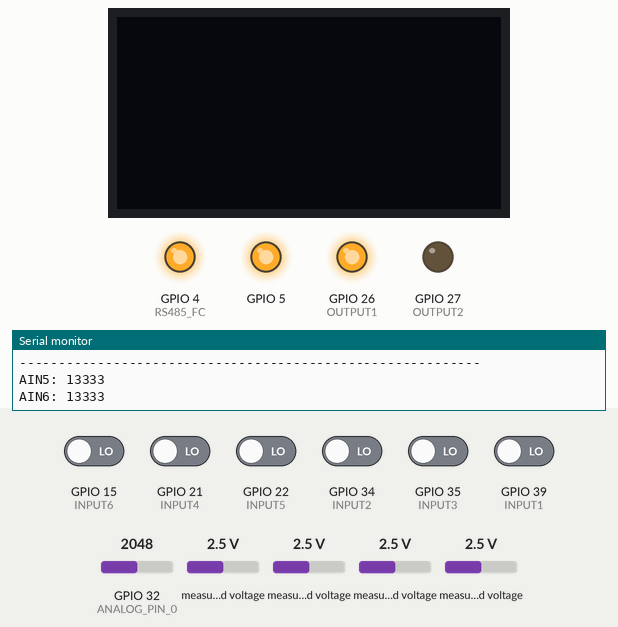
A sketch run on a simulated ESP32. Parts: 128×64 one-colour display, output pins drawn as LEDs (lit = HIGH), the last lines printed to the serial monitor. Inputs (shaded band) come from the test bench; at power-on: GPIO 15 (INPUT6), GPIO 21 (INPUT4), GPIO 22 (INPUT5), GPIO 34 (INPUT2), GPIO 35 (INPUT3), GPIO 39 (INPUT1) LOW, GPIO 32 (ANALOG_PIN_0) = 2048, measured voltage 2.5 V. The display library's start-up logo is not drawn; the local clock reads 2024-03-15 10:24:30 at power-on unless the sketch sets it; storage starts empty.

Above: at 7.4 s.
At 7.9 s:
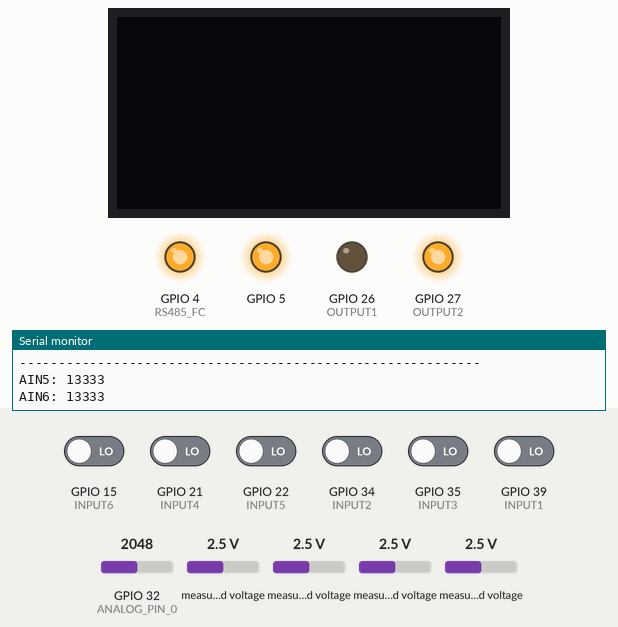
At 8.9 s:
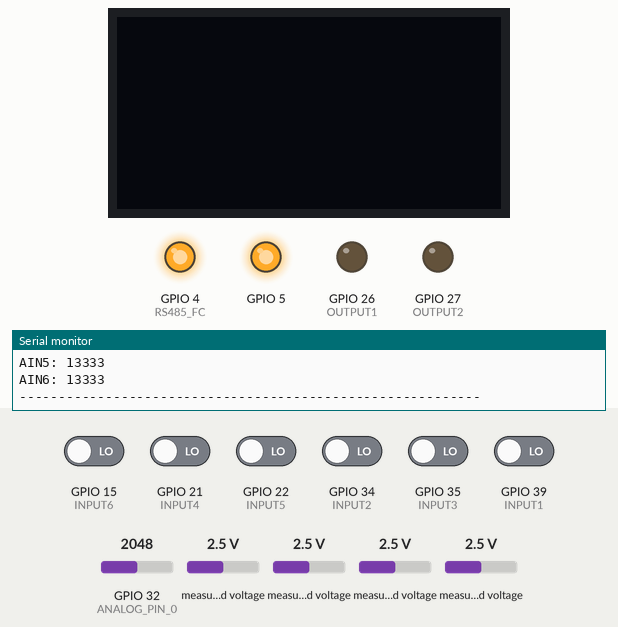
At 11.0 s:
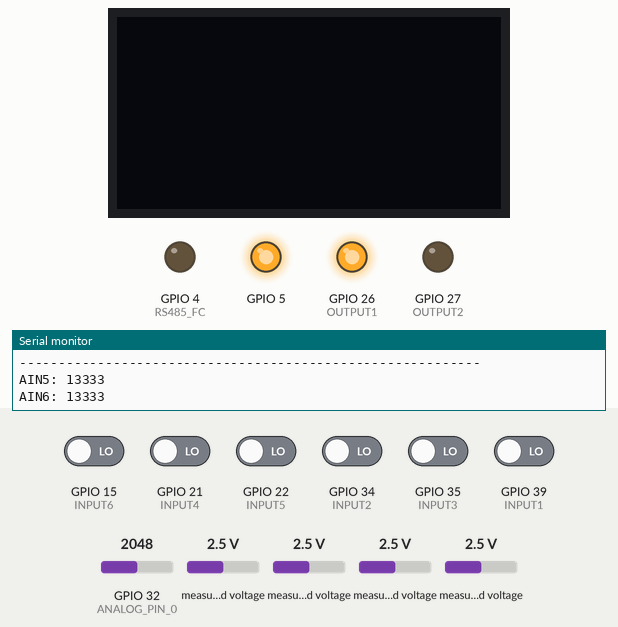
At 11.5 s:
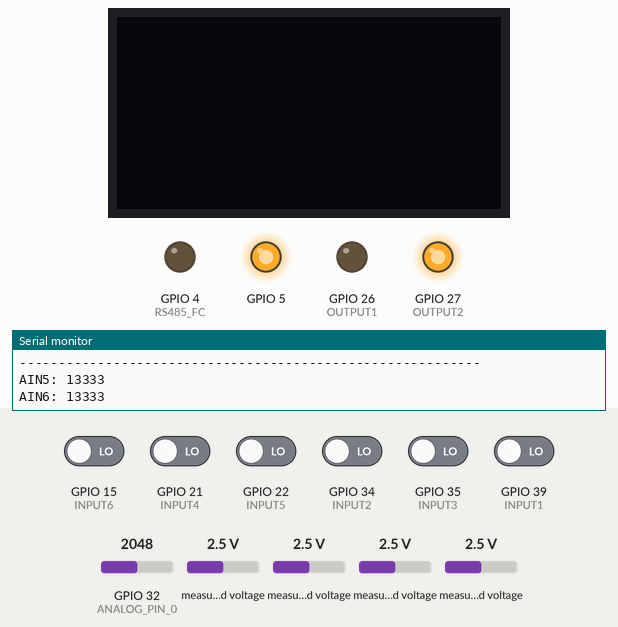
At 13.8 s:
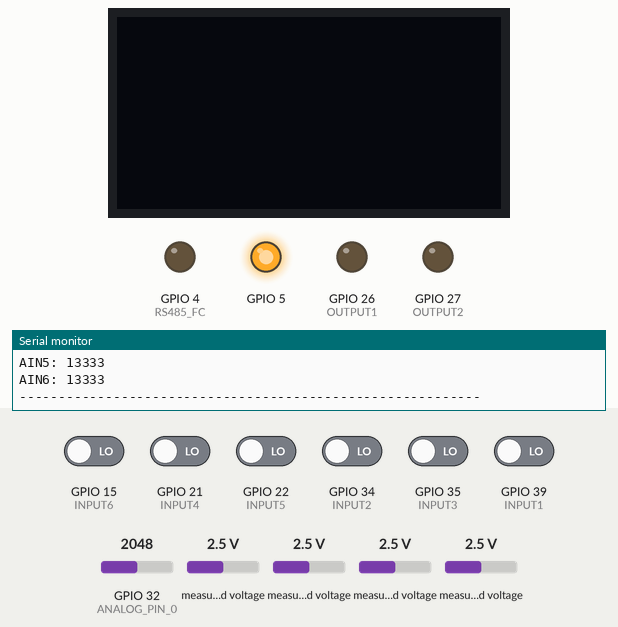
Timing chart, 0 to 15.4 s (numbered marks = the images above):
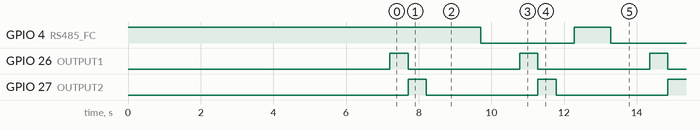

Measured:
- by itself, GPIO 4 (RS485_FC): alternates HIGH for 1.0 s and LOW for 2.6 s
- by itself, GPIO 26 (OUTPUT1), GPIO 27 (OUTPUT2): alternates HIGH for 0.50 s and LOW for 3.1 s

The sketch:

IIOT-AE04.ino
```cpp
/*
 * IIOT_AE04_FINAL TEST
 *
 */

#include <SPI.h>
#include <Wire.h>
#include <Adafruit_SSD1306.h>
#include <Adafruit_ADS1X15.h>
#include "SD.h"
#include "RTClib.h"

#define ANALOG_PIN_0 32

#define INPUT1 39
#define INPUT2 34
#define INPUT3 35
#define INPUT4 21
#define INPUT5 22
#define INPUT6 15

#define OUTPUT1 26
#define OUTPUT2 27

#define RS485_RX 13
#define RS485_TX 2
#define RS485_FC 4

#define SCREEN_WIDTH 128 // OLED display width, in pixels
#define SCREEN_HEIGHT 64 // OLED display height, in pixels

#define OLED_RESET     -1 // Reset pin # (or -1 if sharing Arduino reset pin)
Adafruit_SSD1306 display(SCREEN_WIDTH, SCREEN_HEIGHT, &Wire, OLED_RESET);

RTC_DS3231 rtc;
char daysOfTheWeek[7][12] = {"Sunday", "Monday", "Tuesday", "Wednesday", "Thursday", "Friday", "Saturday"};

Adafruit_ADS1115 ads1;
Adafruit_ADS1115 ads2;

int analog_value = 0;

int readSwitch(){
  analog_value = analogRead(ANALOG_PIN_0);
  return analog_value                                                                                                ; //Read analog
}

unsigned long int timer1 = 0;

// ================================================ SETUP ================================================
void setup() {
  Serial.begin(115200);

  pinMode(RS485_FC, OUTPUT);
  digitalWrite(RS485_FC, HIGH);  // RS-485

  Serial.println("Hello");
  Serial1.begin(9600, SERIAL_8N1, RS485_RX, RS485_TX);

  pinMode(OUTPUT1, OUTPUT);
  pinMode(OUTPUT2, OUTPUT);

  pinMode(5, OUTPUT);
  digitalWrite(5,HIGH);

  pinMode(INPUT1, INPUT);
  pinMode(INPUT2, INPUT);
  pinMode(INPUT3, INPUT);
  pinMode(INPUT4, INPUT);
  pinMode(INPUT5, INPUT);
  pinMode(INPUT6, INPUT);

  Wire.begin(16,17);
  display.begin(SSD1306_SWITCHCAPVCC, 0x3C);
  if(!display.begin(SSD1306_SWITCHCAPVCC, 0x3C)) { // Address 0x3D for 128x64
    Serial.println(F("SSD1306 allocation failed"));
    for(;;); // Don't proceed, loop forever
  }
  display.display();

  //int ads1 valu = 0;
  if (!ads1.begin(0x48)) {
    Serial.println("Failed to initialize ADS 1 .");
    while (1);
  }

  if (!ads2.begin(0x49)) {
    Serial.println("Failed to initialize ADS 1 .");
    while (1);
  }

  Wire.begin(16,17);

  RTC_Check();
  delay(1000);

  SD_CHECK();
  delay(1000);

  adcAttachPin(32);
  digitalWrite(RS485_FC, HIGH);   // RS-485
}

void loop() {

  int16_t adc0, adc1, adc2, adc3;
  Serial.println("-----------------------------------------------------------");
  Serial.print(digitalRead(INPUT1));
  Serial.print(digitalRead(INPUT2));
  Serial.print(digitalRead(INPUT3));
  Serial.print(digitalRead(INPUT4));
  Serial.print(digitalRead(INPUT5));
  Serial.print(digitalRead(INPUT6));
  Serial.println("");

  Serial.println("");
  Serial.print("Push button  ");
  Serial.println(readSwitch());
  Serial.println("");

  adc0 = ads1.readADC_SingleEnded(0);
  adc1 = ads1.readADC_SingleEnded(1);
  adc2 = ads1.readADC_SingleEnded(2);
  adc3 = ads1.readADC_SingleEnded(3);

  Serial.println("-----------------------------------------------------------");
  Serial.print("AIN1: "); Serial.print(adc0); Serial.println("  ");
  Serial.print("AIN2: "); Serial.print(adc1); Serial.println("  ");
  Serial.print("AIN3: "); Serial.print(adc2); Serial.println("  ");
  Serial.print("AIN4: "); Serial.print(adc3); Serial.println("  ");

  adc0 = ads2.readADC_SingleEnded(0);
  adc1 = ads2.readADC_SingleEnded(1);
  adc2 = ads2.readADC_SingleEnded(2);
  adc3 = ads2.readADC_SingleEnded(3);

  Serial.println("-----------------------------------------------------------");
  Serial.print("AIN5: "); Serial.print(adc0); Serial.println("  ");
  Serial.print("AIN6: "); Serial.print(adc1); Serial.println("  ");

  digitalWrite(OUTPUT1, HIGH);
  digitalWrite(OUTPUT2, LOW);
  delay(500);
  digitalWrite(OUTPUT1, LOW);
  digitalWrite(OUTPUT2, HIGH);
  delay(500);
  digitalWrite(OUTPUT1, LOW);
  digitalWrite(OUTPUT2, LOW);
  delay(500);

  Serial.println("-----------------------------------------------------------");
  digitalWrite (RS485_FC, HIGH);                    // Make FLOW CONTROL pin HIGH
  delay(500);
  Serial1.println(F("RS485 01 SUCCESS"));    // Send RS485 SUCCESS serially
  delay(500);                                // Wait for transmission of data
  digitalWrite(RS485_FC, LOW) ;                    // Receiving mode ON

  delay(1000);

  while (Serial1.available()) {  // Check if data is available
    char c = Serial1.read();     // Read data from RS485
    Serial.write(c);             // Print data on serial monitor
  }

}
void displayTime(void) {
  DateTime now = rtc.now();

  Serial.print(now.year(), DEC);
  Serial.print('/');
  Serial.print(now.month(), DEC);
  Serial.print('/');
  Serial.print(now.day(), DEC);
  Serial.print(" ");
  Serial.print(daysOfTheWeek[now.dayOfTheWeek()]);

  Serial.print(now.hour(), DEC);
  Serial.print(':');
  Serial.print(now.minute(), DEC);
  Serial.print(':');
  Serial.print(now.second(), DEC);
  Serial.println();
  delay(1000);

}
void RTC_Check(){
  if (! rtc.begin()) {
    Serial.println("Couldn't find RTC");
  }
 else{
 if (rtc.lostPower()) {

    Serial.println("RTC lost power, lets set the time!");
    rtc.adjust(DateTime(F(__DATE__), F(__TIME__)));

  }

  int a=1;
  while(a<6)
  {
  displayTime();   // printing time function for oled
  a=a+1;
  }
 }
}

void SD_CHECK(){
  uint8_t cardType = SD.cardType();
  //spi.begin(SCK, MISO, MOSI, CS);

    if(SD.begin(5))
 {
  Serial.println("Card Mount: success");
  Serial.print("Card Type: ");

    if(cardType == CARD_MMC){
        Serial.println("MMC");
    } else if(cardType == CARD_SD){
        Serial.println("SDSC");
    } else if(cardType == CARD_SDHC){
        Serial.println("SDHC");
    } else {
        Serial.println("Unknown");
    }

  int cardSize = SD.cardSize() / (1024 * 1024);
  Serial.printf("Card Size: %lluMB\n", cardSize);

  }

  if(!SD.begin(-1))
  {
  Serial.println("NO SD card");
  }

}
```
